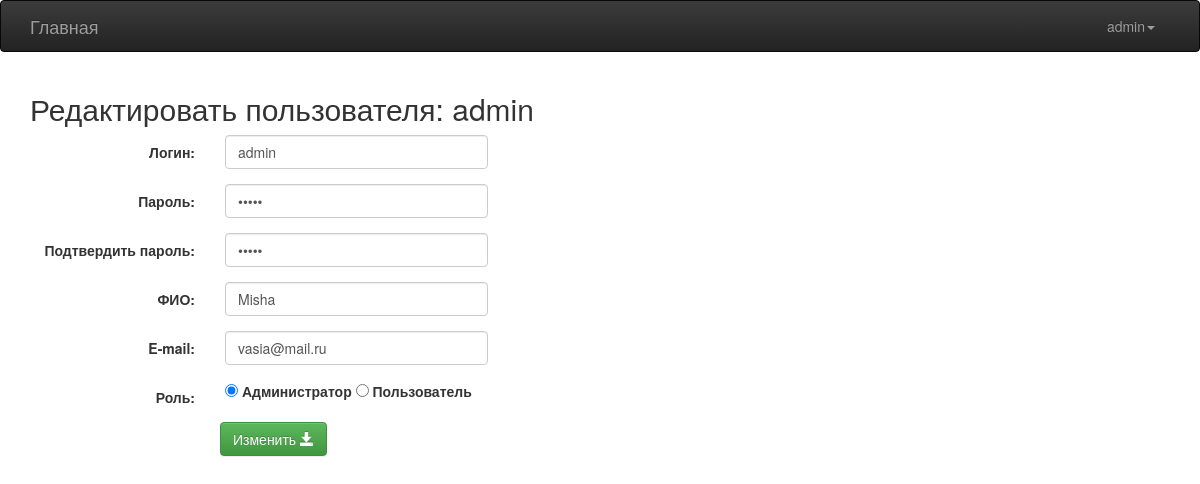
/user/edit/1 (signed in), run on the app's committed database.
### tables this page shows
CREATE TABLE `user` (
  `id` int(11) NOT NULL,
  `login` varchar(255) NOT NULL,
  `password` varchar(255) NOT NULL,
  `name` varchar(255) NOT NULL,
  `email` varchar(255) NOT NULL,
  `role` varchar(1) NOT NULL
);

### config/routes.php (called while the page is built)
<?php
return array(
    'user/view/([0-9]+)' => 'user/view/$1',
    'user/edit/([0-9]+)' => 'user/edit/$1',
    'user/delete/([0-9]+)' => 'user/delete/$1',
    'user/create' => 'user/create',
    'user/sort' => 'user/list',
    'user' => 'user/list',
    'login' => 'login/index',
    'logout' => 'login/logout',
);

### controllers/SiteController.php (called while the page is built, shortened)
<?php
class SiteController
{
    public static function render($views, $params=[])
    {
        extract($params);
        include_once(ROOT. '/config/headlink.php');
        include_once(ROOT. '/views/main/head.php');
        include_once(ROOT . '/views/'.$views.'.php');
        include_once(ROOT. '/config/footerlink.php');
        return true;
    }
}

### index.php (called while the page is built, shortened)
<?php
require_once(ROOT.'/components/Router.php');
$router = new Router();
$router->run();

### models/User.php (called while the page is built, shortened)
<?php
class User
{
    public function getUserById($id)
    {
        $id = intval($id);
        if ($id) {
            $db = Db::getConnection();
            $result = $db->query('SELECT * FROM user WHERE id=' . $id);
            $result->setFetchMode(PDO::FETCH_ASSOC);
            $userItem = $result->fetch();
            $this->id = $userItem['id'];
            $this->login = $userItem['login'];
            $this->password = $userItem['password'];
            $this->name = $userItem['name'];
            $this->email = $userItem['email'];
            $this->role = $userItem['role'];
            return $this;
        }
    }
}

### views/user/edit.php (the view, shortened to what this page needs)
<h2>Редактировать пользователя: <?=$user->login?></h2>
<form action="/user/edit/<?=$user->id?>" method="post" class="form-horizontal">
    <div class="form-group">
        <label class="col-lg-2 control-label">Логин:</label>
        <div class="col-lg-3">
            <input type="text" class="form-control" name="login" value="<?=$user->login?>">
        </div>
    </div>
    <div class="form-group">
        <label class="col-lg-2 control-label">Пароль:</label>
        <div class="col-lg-3">
            <input type="password" class="form-control" name="password" value="<?=$user->password?>">
        </div>
    </div>
    <div class="form-group">
        <label class="col-lg-2 control-label">Подтвердить пароль:</label>
        <div class="col-lg-3">
            <input type="password" class="form-control" name="confirmpassword" value="<?=$user->password?>">
        </div>
    </div>
    <div class="form-group">
        <label class="col-lg-2 control-label">ФИО:</label>
        <div class="col-lg-3">
            <input type="text" class="form-control" name="name" value="<?=$user->name?>">
        </div>
    </div>
    <div class="form-group">
        <label class="col-lg-2 control-label">E-mail:</label>
        <div class="col-lg-3">
            <input type="text" class="form-control" name="email" value="<?=$user->email?>">
        </div>
    </div>
    <div class="form-group">
        <label class="col-lg-2 control-label">Роль:</label>
        <div class="col-lg-3">
            <label><input type="radio" name="role" value="a" <?= ($user->role == 'a') ? 'checked' : '' ?> <?=($_SESSION['user']['role'] != 'a') ? 'disabled' : ''?> > Администратор </label>
            <label><input type="radio" name="role" value="u" <?= ($user->role == 'u') ? 'checked' : '' ?> <?=($_SESSION['user']['role'] != 'a') ? 'disabled' : ''?>> Пользователь </label>
        </div>
    </div>
    <div class="col-lg-offset-2">
        <button type="submit" class="btn btn-success" value="edit" name="submitbutton">Изменить <span class="glyphicon glyphicon-save"></button>
    </div>
</form>

### components/Router.php (shortened to what this page needs)
<?php
class Router
{
    private $routes;
    public function __construct()
    {
        $routesPath = ROOT.'/config/routes.php';
        $this->routes = include($routesPath);
    }
    private function getURI()
    {
        if (!empty($_SERVER['REQUEST_URI'])) {
            return trim($_SERVER['REQUEST_URI'], '/');
        }
    }
    public function run()
    {
        $uri = $this->getURI();
        foreach ($this->routes as $uriPattern => $path) {
            if(preg_match("~$uriPattern~", $uri)) {
                $internalRoute = preg_replace("~$uriPattern~", $path, $uri);
                $segments = explode('/', $internalRoute);
                $controllerName = array_shift($segments).'Controller';
                $actionName = 'action'.ucfirst((array_shift($segments)));
                $parameters = $segments;
                $controllerObject = new $controllerName;
                $result = call_user_func_array(array($controllerObject, $actionName), $parameters);
                if ($result != null) {
                    break;
                }
            }
        }
    }
}

### views/main/head.php (shortened to what this page needs)
<div class="wrap">
<div class="navbar navbar-inverse" role="navigation">
    <div class="container">
        <div class="navbar-header">
            <a class="navbar-brand" href="/">Главная</a>
        </div>
        <div class="collapse navbar-collapse">
            <ul class="navbar-nav navbar-right nav">
                <?php if (isset($_SESSION['user'])):?>
                    <li class="dropdown">
                    <a class="dropdown-toggle" href="#" data-toggle="dropdown"><?=$_SESSION['user']['login']?><b class="caret"></b></a>
                        </li>
                <?php endif;?>
            </ul>
        </div>
    </div>
</div>
<div class="container">

### data on the page
user: login "admin", name "Misha", email "vasia@mail.ru", role "☑ Администратор", role "☐ Пользователь"
